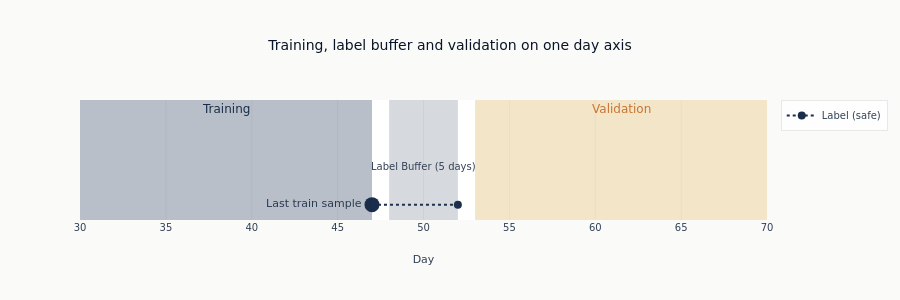

Notebook source saved alongside this figure:
### Markdown cell above
### The Solution: Label Buffer (Purge Gap)

End training at least $h$ samples before validation starts, where $h$ is the
label horizon. López de Prado (2018) calls this **purging**.

$$\text{Training End} \leq \text{Validation Start} - h$$

### Code cell
fig = go.Figure()

fig.add_vrect(x0=30, x1=47, fillcolor=COLORS["slate"], opacity=0.3, line_width=0)
fig.add_annotation(
    x=38.5, y=0.8, text="Training", showarrow=False, font=dict(size=12, color=COLORS["slate"])
)

fig.add_vrect(x0=48, x1=52, fillcolor=COLORS["neutral"], opacity=0.2, line_width=0)
fig.add_annotation(
    x=50,
    y=0.5,
    text="Label Buffer\n(5 days)",
    showarrow=False,
    font=dict(size=10, color=COLORS["neutral"]),
)

fig.add_vrect(x0=53, x1=70, fillcolor=COLORS["amber"], opacity=0.3, line_width=0)
fig.add_annotation(
    x=61.5, y=0.8, text="Validation", showarrow=False, font=dict(size=12, color=COLORS["copper"])
)

fig.add_trace(
    go.Scatter(
        x=[47],
        y=[0.3],
        mode="markers+text",
        marker=dict(size=15, color=COLORS["slate"]),
        text=["Last train sample"],
        textposition="middle left",
        name="Training",
        showlegend=False,
    )
)
fig.add_trace(
    go.Scatter(
        x=[47, 52],
        y=[0.3, 0.3],
        mode="lines+markers",
        line=dict(color=COLORS["slate"], width=2, dash="dot"),
        marker=dict(size=8),
        name="Label (safe)",
    )
)

fig.update_layout(
    title="Training, label buffer and validation on one day axis",
    xaxis_title="Day",
    yaxis_visible=False,
    height=300,
    showlegend=True,
)
show_plotly_with_alt(
    fig,
    "A single day axis carrying three shaded bands in order: a slate training band, a "
    "grey label buffer band of five days, and an amber validation band. The last "
    "training sample is marked at the right edge of the training band and its "
    "five-day label horizon is drawn as a dotted line that ends inside the buffer, "
    "short of the validation band.",
)

### Figure 1 — Plotly figure (JSON) as saved in the notebook; plotly's stock layout.template omitted (floating-point values rounded to 4 significant figures)
{"data": [{"marker": {"color": "#1a2d4a", "size": 15}, "mode": "markers+text", "name": "Training", "showlegend": false, "text": ["Last train sample"], "textposition": "middle left", "type": "scatter", "x": [47], "y": [0.3]}, {"line": {"color": "#1a2d4a", "dash": "dot", "width": 2}, "marker": {"size": 8}, "mode": "lines+markers", "name": "Label (safe)", "type": "scatter", "x": [47, 52], "y": [0.3, 0.3]}], "layout": {"annotations": [{"font": {"color": "#1a2d4a", "size": 12}, "showarrow": false, "text": "Training", "x": 38.5, "y": 0.8}, {"font": {"color": "#334155", "size": 10}, "showarrow": false, "text": "Label Buffer\n(5 days)", "x": 50, "y": 0.5}, {"font": {"color": "#C87533", "size": 12}, "showarrow": false, "text": "Validation", "x": 61.5, "y": 0.8}], "height": 300, "shapes": [{"fillcolor": "#1a2d4a", "line": {"width": 0}, "opacity": 0.3, "type": "rect", "x0": 30, "x1": 47, "xref": "x", "y0": 0, "y1": 1, "yref": "y domain"}, {"fillcolor": "#334155", "line": {"width": 0}, "opacity": 0.2, "type": "rect", "x0": 48, "x1": 52, "xref": "x", "y0": 0, "y1": 1, "yref": "y domain"}, {"fillcolor": "#D4A84B", "line": {"width": 0}, "opacity": 0.3, "type": "rect", "x0": 53, "x1": 70, "xref": "x", "y0": 0, "y1": 1, "yref": "y domain"}], "showlegend": true, "title": {"text": "Training, label buffer and validation on one day axis"}, "xaxis": {"title": {"text": "Day"}}, "yaxis": {"visible": false}}}
